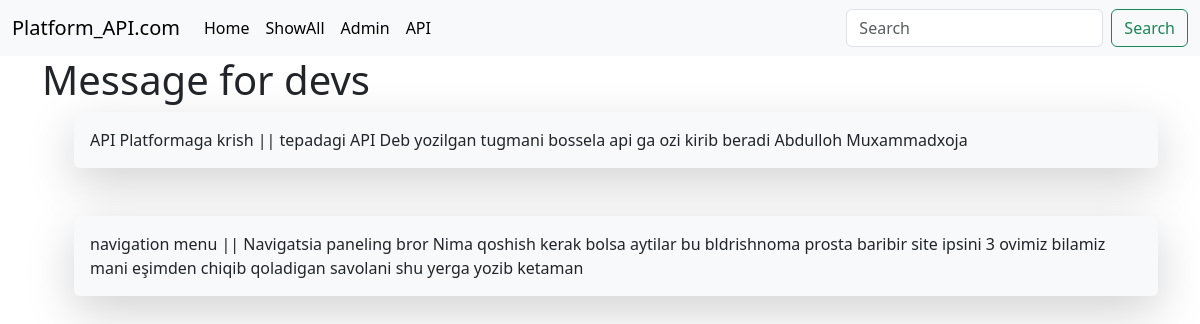
The page / on the database its author committed.
### appui/models.py (models this page shows, shortened)
class Messages(models.Model):
    name = models.CharField(max_length=100)
    text = models.TextField()

### appui/views.py (the view)
# urls.py: path('',Message.as_view(), name='home'),
class Message(ListView):
    template_name = "base.html"
    model = Messages
    context_object_name = "appui"
    def get_queryset(self):
        query = self.request.GET.get('q')
        if query:
            return Messages.objects.filter(name__icontains=query) | Messages.objects.filter(api__icontains=query)
        else:
            return Messages.objects.all()

### templates/base.html (shortened to what this page needs)
<!doctype html>
<html lang="en">
<head>
  <link href="https://cdn.jsdelivr.net/npm/bootstrap@5.3.3/dist/css/bootstrap.min.css" rel="stylesheet"
>
    <link href="https://cdnjs.cloudflare.com/ajax/libs/prism/1.23.0/themes/prism.min.css" rel="stylesheet" />
</head>
<body>
  <nav class="navbar navbar-expand-lg bg-body-tertiary">
    <div class="container-fluid">
      <div class="collapse navbar-collapse" id="navbarTogglerDemo01">
        <a class="navbar-brand" href="{% url 'home' %}">Platform_API.com</a>
        <ul class="navbar-nav me-auto mb-2 mb-lg-0">
          <li class="nav-item">
            <a class="nav-link active" aria-current="page" href="{% url 'home' %}">Home</a>
          </li>
          <li class="nav-item">
            <a class="nav-link active" aria-current="page"  href="{% url 'show' %}">ShowAll</a>
          </li>
          <li class="nav-item">
            <a class="nav-link active" aria-current="page" href="/admin">Admin</a>
          </li>
          <li class="nav-item">
            <a class="nav-link active" aria-current="page" href="{% url 'api-root' %}">API</a>
          </li>
        </ul>
        <form class="d-flex" method="get" action="{% url 'home' %}" role="search">
          <input class="form-control me-2" type="search" name="q" placeholder="Search" aria-label="Search">
          <button class="btn btn-outline-success" type="submit">Search</button>
        </form>
      </div>
    </div>
  </nav>
  {% block content %}
  <div class="container">
    <h1>Message for devs</h1>
    <ul>
      {% for appui in appui %}
      <div class="shadow-lg p-3 mb-5 bg-body-tertiary rounded">
        {{ appui.name }} || {{ appui.text }}
      </div>
      {% empty %}
      <li>No APIs available.</li>
      {% endfor %}
    </ul>
  </div>
  {% endblock content %}
</body>
</html>

### rows shown on the page
Messages: name "API Platformaga krish", text "tepadagi API Deb yozilgan tugmani bossela api ga ozi kirib beradi Abdulloh Muxammadxoja"
Messages: name "navigation menu", text "Navigatsia paneling bror Nima qoshish kerak bolsa aytilar bu bldrishnoma prosta baribir site ipsini 3 ovimiz bilamiz mani eşimden chiqib qoladigan savolani shu yerga yozib ketaman"
